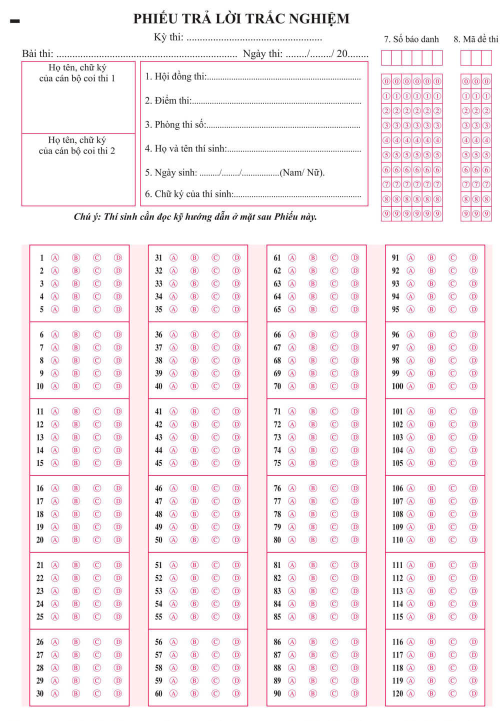
#> input picture mau_phieu/PTN_000_120.jpg, 1000 x 1441 px (shown at 1/2 size)
$ python -i cham_ptn_001_40.py   (imports and definitions only)
#> lines starting #> are read from the running program, lines starting #| are printed output that depends on the picture; after the words box and inside, x2 and y2 are one past the last pixel; in counts of white or black regions, pixels touching at a corner belong together
#> further down, picture is the input picture: shape (1441, 1000, 3); mean B, G, R 242, 239, 247.3
#1-Tao_dicdapan_random(socau)
#2-brow_img(image,namewin)
#3-order_points(pts)
#4-four_point_transform(image, pts)
#5-get_x_ver0(s)
#6-get_y_ver1(s)
#7-Xen_xquanh_anh(image,beday)
#8-Xen_trai_anh(paper_tn,beday)
#9-Scanhoa_from_4dinh_of4kv_mark(img,cnts_4KV_top, cnts_4KV_bot)
#10-Xu_li_bub_tinh_diem_thi(All_cnts_bub_in_paper, paper,dic_dap_an)
#11-get_ten_file_time()
#12-save_dap_an_pkl(ma_de, dic_dap_an)
#13-Find_4kv_va_scanhoa(image)
#14-Scan_hoa_theo_hcn_baocnt(image,cnt_x)
#15-Sap_xeptt_allbubs(cnts_bubs,so_khoi,so_bub_moi_khoi,so_cau_moi_khoi,so_bub_moi_cau)
#16-Find_cnts_voi_kieuN(image,kieuN)

import numpy as np
import cv2
import os.path
import imutils
import random

# [14 lines left out: functions Tao_dicdapan_random, brow_img, not called in this run]

def get_x_ver0(s):
   s = cv2.boundingRect(s)
   return s[0]
# sort cnts theo truc y
def get_y_ver1(s):
   s = cv2.boundingRect(s)
   return s[1]
# Xen anh xq
def Xen_xquanh_anh(image,beday):
	anh_sau_xen=image[beday:image.shape[0]-2*beday,beday:image.shape[1]-2*beday]
	return anh_sau_xen

def order_points(pts):
	rect = np.zeros((4, 2), dtype = "float32")
	s = pts.sum(axis = 1)
	rect[0] = pts[np.argmin(s)]
	rect[2] = pts[np.argmax(s)]
	diff = np.diff(pts, axis = 1)
	rect[1] = pts[np.argmin(diff)]
	rect[3] = pts[np.argmax(diff)]
	# return the ordered coordinates
	return rect

def four_point_transform(image, pts):
	rect = order_points(pts)
	(tl, tr, br, bl) = rect
	widthA = np.sqrt(((br[0] - bl[0]) ** 2) + ((br[1] - bl[1]) ** 2))
	widthB = np.sqrt(((tr[0] - tl[0]) ** 2) + ((tr[1] - tl[1]) ** 2))
	maxWidth = max(int(widthA), int(widthB))
	heightA = np.sqrt(((tr[0] - br[0]) ** 2) + ((tr[1] - br[1]) ** 2))
	heightB = np.sqrt(((tl[0] - bl[0]) ** 2) + ((tl[1] - bl[1]) ** 2))
	maxHeight = max(int(heightA), int(heightB))
	dst = np.array([
		[0, 0],
		[maxWidth - 1, 0],
		[maxWidth - 1, maxHeight - 1],
		[0, maxHeight - 1]], dtype = "float32")
	# compute the perspective transform matrix and then apply it
	M = cv2.getPerspectiveTransform(rect, dst)
	warped = cv2.warpPerspective(image, M, (maxWidth, maxHeight))
	# return the warped image
	return warped

def Scanhoa_from_4dinh_of4kv_mark(img,cnts_4KV_top, cnts_4KV_bot):
    (x1,y1,w1,h1)=cv2.boundingRect(cnts_4KV_top[0])
    (x2,y2,w2,h2)=cv2.boundingRect(cnts_4KV_top[-1])
    (x3,y3,w3,h3)=cv2.boundingRect(cnts_4KV_bot[0])
    (x4,y4,w4,h4)=cv2.boundingRect(cnts_4KV_bot[-1])
    X1,Y1 = x1, y1
    X2,Y2 = x2+w2, y2
    X3,Y3 = x3,y3+h3
    X4,Y4 = x4+w4,y4+h4
    pts = np.array(eval("[(X1, Y1), (X3,Y3),(X4,Y4),(X2, Y2) ]"), dtype = "float32")	# cac diem xep lon xon cung duoc
    paper = four_point_transform(img, pts)
    return paper

def Find_4kv_va_scanhoa(image):
    gray = cv2.cvtColor(image, cv2.COLOR_BGR2GRAY)
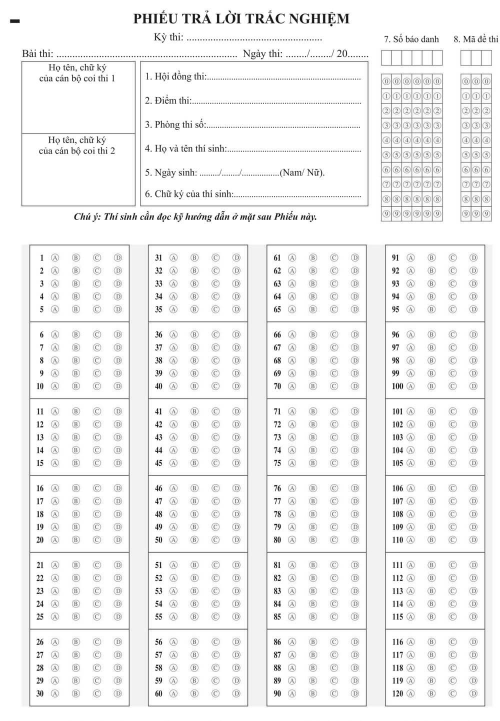
#> gray: shape (1441, 1000) (shown at 1/2 size); min 0, max 255, mean 241.8
    thresh = cv2.threshold(gray,0, 255,cv2.THRESH_BINARY_INV | cv2.THRESH_OTSU)[1]
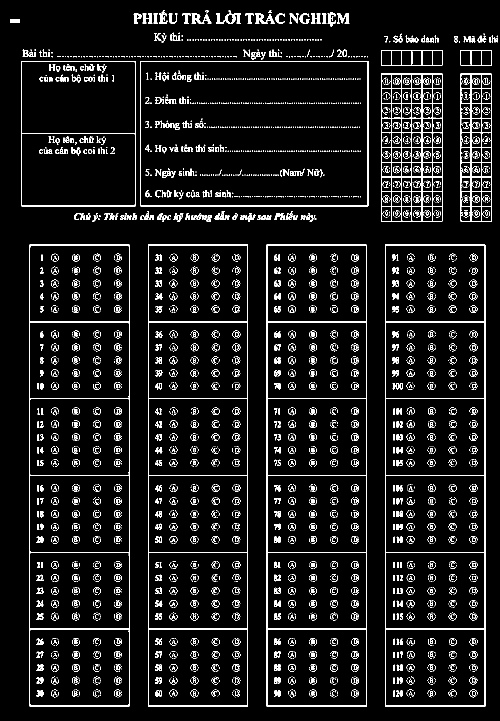
#> thresh: shape (1441, 1000) (shown at 1/2 size); 7.2% white in thin lines or dots
    cnts = cv2.findContours(thresh, 1, cv2.CHAIN_APPROX_SIMPLE)
#> cnts = 5497 contours, 4781 with area under 20; largest, box (x1, y1, x2, y2) and area: (770, 489, 971, 1413) 184600, (533, 489, 734, 1413) 184596, (296, 489, 496, 1413) 183677, (59, 489, 259, 1413) 183677, (280, 122, 737, 413) 132239
    cnts = imutils.grab_contours(cnts)
    cnts = sorted(cnts, key=cv2.contourArea, reverse=True )
    # [6 lines of commented-out code are left out]

    cnts_lay=[]
    for cnt in cnts:
        x,y,w,h = cv2.boundingRect(cnt)
        approx = cv2.approxPolyDP(cnt, 0.03 * cv2.arcLength(cnt, True), True)
        if len(approx) == 4 and (10 < w < 300) :
            #print(w)
            cnts_lay.append(cnt)
#> this loop made 5497 passes
#> (x, y, w, h, approx) on passes 1 to 3: (770, 489, 201, 924, [[770, 489], [770, 1412], [970, 1412], [970, 490]]), (533, 489, 201, 924, [[533, 489], [533, 1412], [733, 1412], [733, 490]]), (296, 489, 200, 924, [[296, 489], [296, 1412], [495, 1412], [495, 489]])
#> after the loop, cnts_lay = 152 contours, 18 with area under 20; largest, box (x1, y1, x2, y2) and area: (770, 489, 971, 1413) 184600, (533, 489, 734, 1413) 184596, (296, 489, 496, 1413) 183677, (59, 489, 259, 1413) 183677, (43, 122, 271, 413) 65830
    if len(cnts_lay)<4:
        exit('Khong co 4 KV')
    cnts_lay = sorted(cnts_lay, key= get_x_ver0)
#> in get_x_ver0, `s = cv2.boundingRect(s)`: s = (770, 489, 201, 924)
#> cnts_lay = 152 contours, 18 with area under 20; largest, box (x1, y1, x2, y2) and area: (770, 489, 971, 1413) 184600, (533, 489, 734, 1413) 184596, (59, 489, 259, 1413) 183677, (296, 489, 496, 1413) 183677, (43, 122, 271, 413) 65830

    #for cnt in cnts_lay[:2]+cnts_lay[-2:]:
    #    cv2.drawContours(image, [cnt], 0, (0, 0, 255), 5)
    #    brow_img(image,'anh_phan_tn')
    cnts_cac_kv=cnts_lay[:2]+cnts_lay[-2:]
#> cnts_cac_kv = 4 contours; box (x1, y1, x2, y2) and area: (43, 122, 271, 413) 65830, (43, 267, 271, 412) 32680, (962, 207, 983, 237) 576, (962, 265, 983, 296) 574
    cnts_cac_kv = sorted(cnts_cac_kv, key= get_y_ver1)
#> in get_y_ver1, `s = cv2.boundingRect(s)`: s = (43, 122, 228, 291)
    cnt_4c_TOP = cnts_cac_kv[:2]   # lay 2 cnt dau tien hy vng la 2 kv
#> cnt_4c_TOP = 2 contours; box (x1, y1, x2, y2) and area: (43, 122, 271, 413) 65830, (962, 207, 983, 237) 576
    cnt_4c_BOT = cnts_cac_kv[-2:] # lay 2 cnt cuoi cung  hy vng la 2 kv
#> cnt_4c_BOT = 2 contours; box (x1, y1, x2, y2) and area: (43, 267, 271, 412) 32680, (962, 265, 983, 296) 574
    cnt_4c_TOP = sorted(cnt_4c_TOP, key= get_x_ver0)
    cnt_4c_BOT = sorted(cnt_4c_BOT, key= get_x_ver0)
    paper = Scanhoa_from_4dinh_of4kv_mark(image,cnt_4c_TOP, cnt_4c_BOT)
#> in Scanhoa_from_4dinh_of4kv_mark, `(x1,y1,w1,h1)=cv2.boundingRect(cnts_4KV_top[0])`: x1 = 43; y1 = 122; w1 = 228; h1 = 291
#> in Scanhoa_from_4dinh_of4kv_mark, `(x2,y2,w2,h2)=cv2.boundingRect(cnts_4KV_top[-1])`: x2 = 962; y2 = 207; w2 = 21; h2 = 30
#> in Scanhoa_from_4dinh_of4kv_mark, `(x3,y3,w3,h3)=cv2.boundingRect(cnts_4KV_bot[0])`: x3 = 43; y3 = 267; w3 = 228; h3 = 145
#> in Scanhoa_from_4dinh_of4kv_mark, `(x4,y4,w4,h4)=cv2.boundingRect(cnts_4KV_bot[-1])`: x4 = 962; y4 = 265; w4 = 21; h4 = 31
#> in Scanhoa_from_4dinh_of4kv_mark, `X1,Y1 = x1, y1`: X1 = 43; Y1 = 122
#> in Scanhoa_from_4dinh_of4kv_mark, `X2,Y2 = x2+w2, y2`: X2 = 983; Y2 = 207
#> in Scanhoa_from_4dinh_of4kv_mark, `X3,Y3 = x3,y3+h3`: X3 = 43; Y3 = 412
#> in Scanhoa_from_4dinh_of4kv_mark, `X4,Y4 = x4+w4,y4+h4`: X4 = 983; Y4 = 296
#> in four_point_transform, `warped = cv2.warpPerspective(image, M, (maxWidth, maxHeight))`:
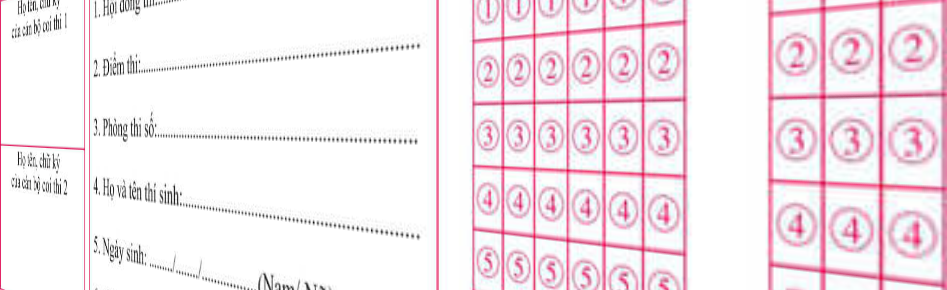
#> warped: shape (290, 947, 3); mean B, G, R 238, 232.5, 245.1
    #brow_img(paper,'paper')
    return paper

# [211 lines left out: functions Find_cnts_voi_kieuN, Xu_li_bub_tinh_diem_thi, cham_ptn_001_40, not called in this run]

# [13 lines of commented-out code are left out]

>>> import cv2
>>> picture = cv2.imread('mau_phieu/PTN_000_120.jpg')
>>> result = Find_4kv_va_scanhoa(picture)

$ run again, on mau_phieu/PTN_001_40.jpg
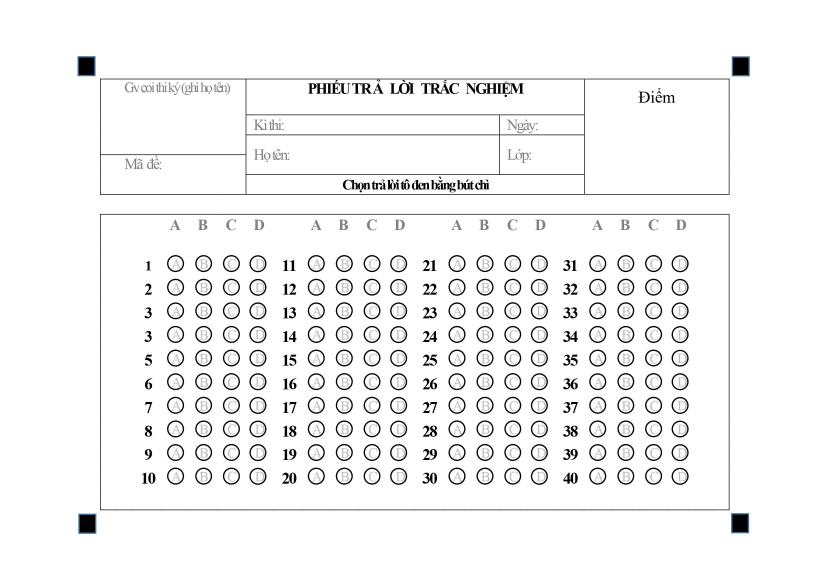
#> input picture mau_phieu/PTN_001_40.jpg, 2482 x 1754 px (shown at 1/3 size)
#> picture is the input picture: shape (1754, 2482, 3); mean B, G, R 243.8, 243.8, 243.8
#> in Find_4kv_va_scanhoa, `thresh = cv2.threshold(gray,0, 255,cv2.THRESH_BINARY_INV | cv2.THRESH_..`:
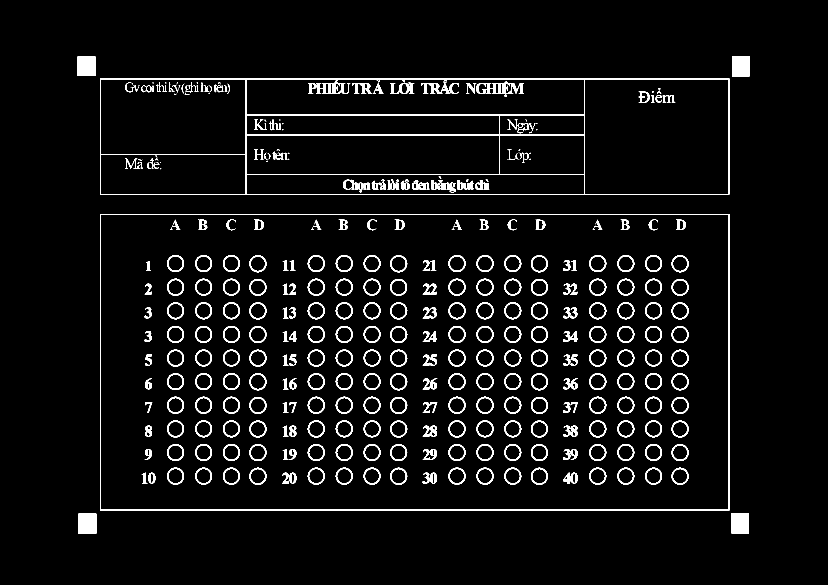
#> thresh: shape (1754, 2482) (shown at 1/3 size); 4.3% white; 421 white regions (78 under 20 px)
#> cnts = 763 contours, 203 with area under 20; largest, box (x1, y1, x2, y2) and area: (300, 642, 2189, 1531) 1675658, (301, 643, 2187, 1530) 1670030, (300, 236, 2189, 584) 654792, (1754, 237, 2187, 583) 149038, (738, 237, 1754, 345) 108599
#> the loop in Find_4kv_va_scanhoa, `for cnt in cnts:` made 763 passes
#> (x, y, w, h) on passes 17 to 19: (1428, 249, 144, 33), (1170, 1191, 52, 51), (1345, 1049, 52, 51)
#> after the loop in Find_4kv_va_scanhoa, `for cnt in cnts:`: cnts_lay = 10 contours; largest, box (x1, y1, x2, y2) and area: (1499, 405, 1754, 524) 29970, (1499, 345, 1754, 405) 14983, (235, 1541, 289, 1601) 3127, (2194, 1540, 2247, 1600) 3068, (2196, 169, 2249, 229) 3068
#> in get_x_ver0, `s = cv2.boundingRect(s)`: s = (1499, 405, 255, 119)
#> in Find_4kv_va_scanhoa, `cnts_cac_kv=cnts_lay[:2]+cnts_lay[-2:]`: cnts_cac_kv = 4 contours; box (x1, y1, x2, y2) and area: (235, 1541, 289, 1601) 3127, (2194, 1540, 2247, 1600) 3068, (2196, 169, 2249, 229) 3068, (233, 169, 286, 228) 3016
#> in get_y_ver1, `s = cv2.boundingRect(s)`: s = (233, 169, 53, 59)
#> in Find_4kv_va_scanhoa, `cnts_cac_kv = sorted(cnts_cac_kv, key= get_y_ver1)`: cnts_cac_kv = 4 contours; box (x1, y1, x2, y2) and area: (235, 1541, 289, 1601) 3127, (2196, 169, 2249, 229) 3068, (2194, 1540, 2247, 1600) 3068, (233, 169, 286, 228) 3016
#> cnt_4c_TOP = 2 contours; box (x1, y1, x2, y2) and area: (2196, 169, 2249, 229) 3068, (233, 169, 286, 228) 3016
#> cnt_4c_BOT = 2 contours; box (x1, y1, x2, y2) and area: (235, 1541, 289, 1601) 3127, (2194, 1540, 2247, 1600) 3068
#> x1 = 233; y1 = 169; w1 = 53; h1 = 59
#> x2 = 2196; y2 = 169; w2 = 53; h2 = 60
#> x3 = 235; y3 = 1541; w3 = 54; h3 = 60
#> x4 = 2194; y4 = 1540; w4 = 53; h4 = 60
#> X1 = 233; Y1 = 169
#> X2 = 2249; Y2 = 169
#> X3 = 235; Y3 = 1601
#> X4 = 2247; Y4 = 1600
#> in four_point_transform, `warped = cv2.warpPerspective(image, M, (maxWidth, maxHeight))`:
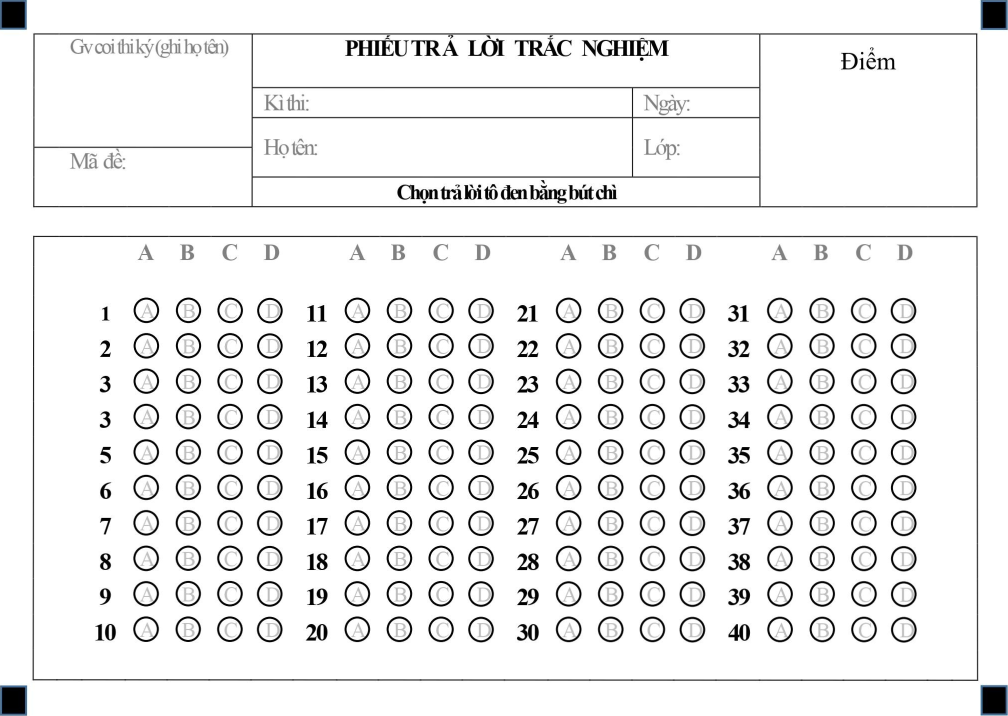
#> warped: shape (1432, 2016, 3) (shown at 1/2 size); mean B, G, R 238.2, 238.1, 238.1

$ run again, on mau_phieu/PTN_002_40.JPG
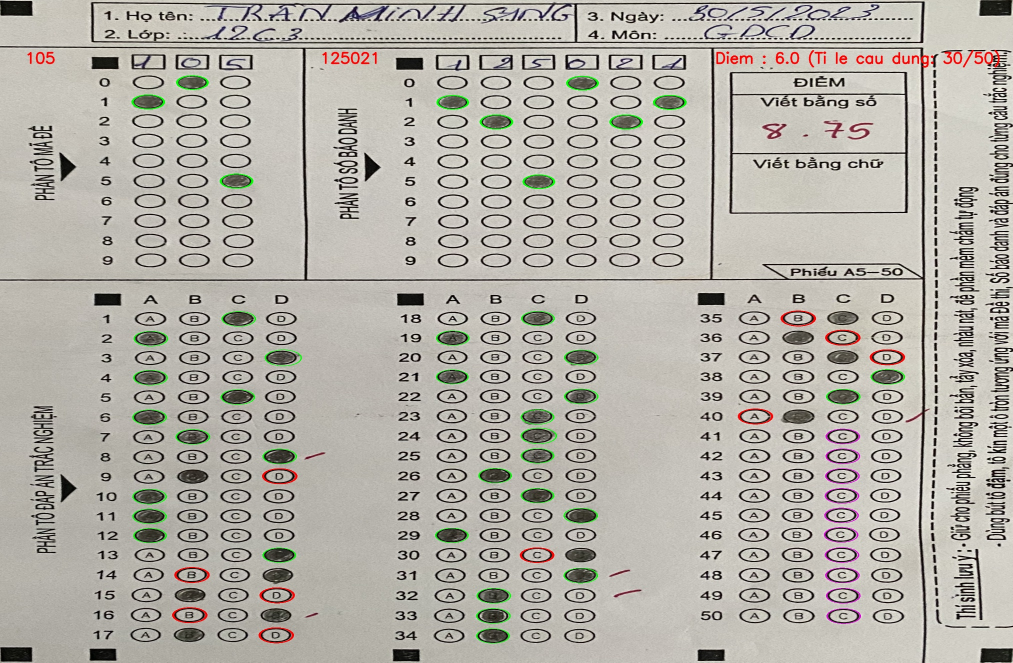
#> input picture mau_phieu/PTN_002_40.JPG, 2026 x 1325 px (shown at 1/2 size)
#> picture is the input picture: shape (1325, 2026, 3); mean B, G, R 167.3, 175.5, 179
#> in Find_4kv_va_scanhoa, `thresh = cv2.threshold(gray,0, 255,cv2.THRESH_BINARY_INV | cv2.THRESH_..`:
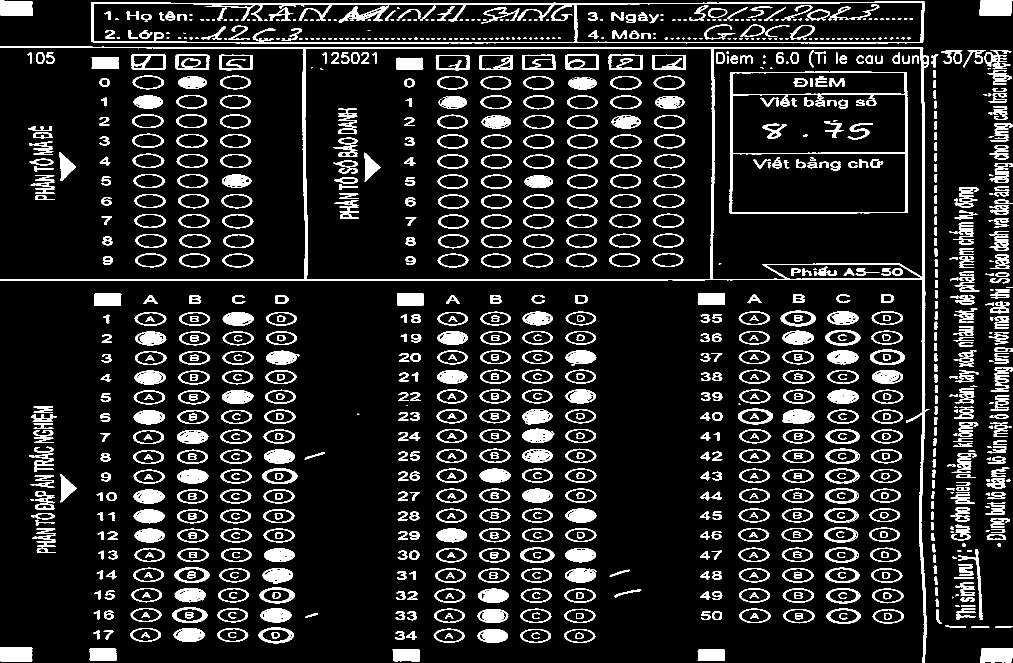
#> thresh: shape (1325, 2026) (shown at 1/2 size); 12.3% white; 1254 white regions (181 under 20 px)
#> cnts = 2602 contours, 880 with area under 20; largest, box (x1, y1, x2, y2) and area: (0, 92, 1859, 1325) 581662, (609, 96, 1425, 560) 374974, (1424, 96, 1847, 559) 183907, (182, 3, 1850, 87) 132322, (1459, 143, 1816, 428) 100000
#> the loop in Find_4kv_va_scanhoa, `for cnt in cnts:` made 2602 passes
#> (x, y, w, h) on passes 1, 24, 25: (0, 92, 1859, 1233), (517, 1255, 71, 32), (519, 1175, 71, 32)
#> after the loop in Find_4kv_va_scanhoa, `for cnt in cnts:`: cnts_lay = 105 contours, 4 with area under 20; largest, box (x1, y1, x2, y2) and area: (263, 109, 332, 139) 1942, (1131, 109, 1198, 140) 1938, (1217, 109, 1286, 140) 1929, (871, 110, 939, 142) 1918, (351, 109, 419, 139) 1916
#> in get_x_ver0, `s = cv2.boundingRect(s)`: s = (263, 109, 69, 30)
#> cnts_cac_kv = 4 contours, 2 with area under 20; largest, box (x1, y1, x2, y2) and area: (0, 1, 65, 32) 1776, (0, 1294, 65, 1324) 1696
#> in get_y_ver1, `s = cv2.boundingRect(s)`: s = (0, 1, 65, 31)
#> cnt_4c_TOP = 2 contours, 1 with area under 20; largest, box (x1, y1, x2, y2) and area: (0, 1, 65, 32) 1776
#> cnt_4c_BOT = 2 contours, 1 with area under 20; largest, box (x1, y1, x2, y2) and area: (0, 1294, 65, 1324) 1696
#> x1 = 0; y1 = 1; w1 = 65; h1 = 31
#> x2 = 2012; y2 = 574; w2 = 14; h2 = 2
#> x3 = 0; y3 = 1294; w3 = 65; h3 = 30
#> x4 = 2004; y4 = 935; w4 = 15; h4 = 3
#> X1 = 0; Y1 = 1
#> X2 = 2026; Y2 = 574
#> X3 = 0; Y3 = 1324
#> X4 = 2019; Y4 = 938
#> in four_point_transform, `warped = cv2.warpPerspective(image, M, (maxWidth, maxHeight))`:
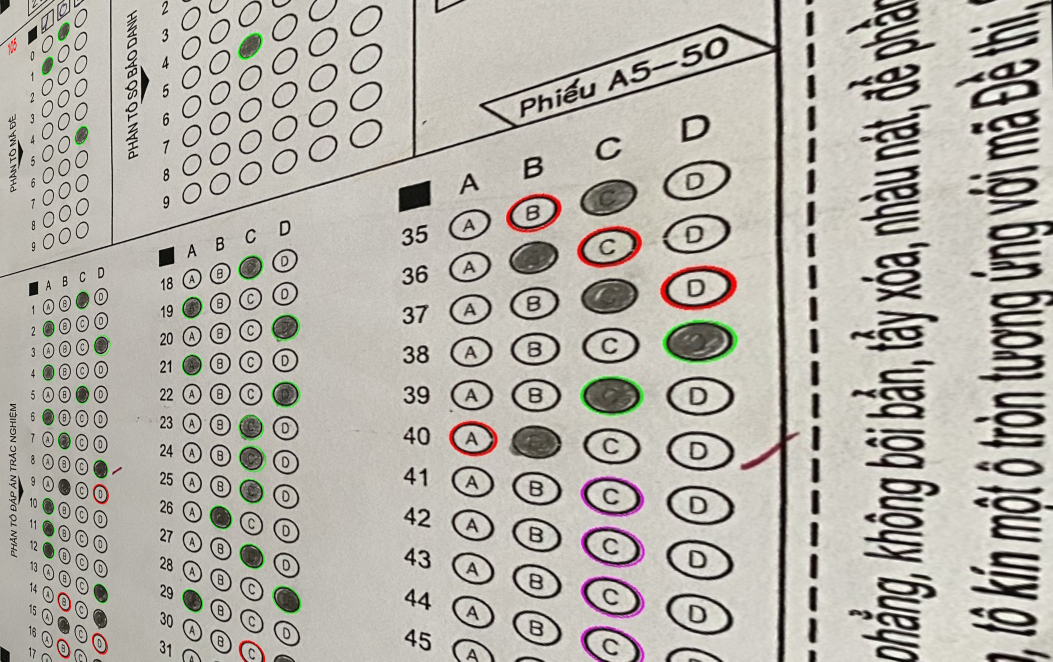
#> warped: shape (1323, 2105, 3) (shown at 1/2 size); mean B, G, R 167.8, 175.9, 179.8
